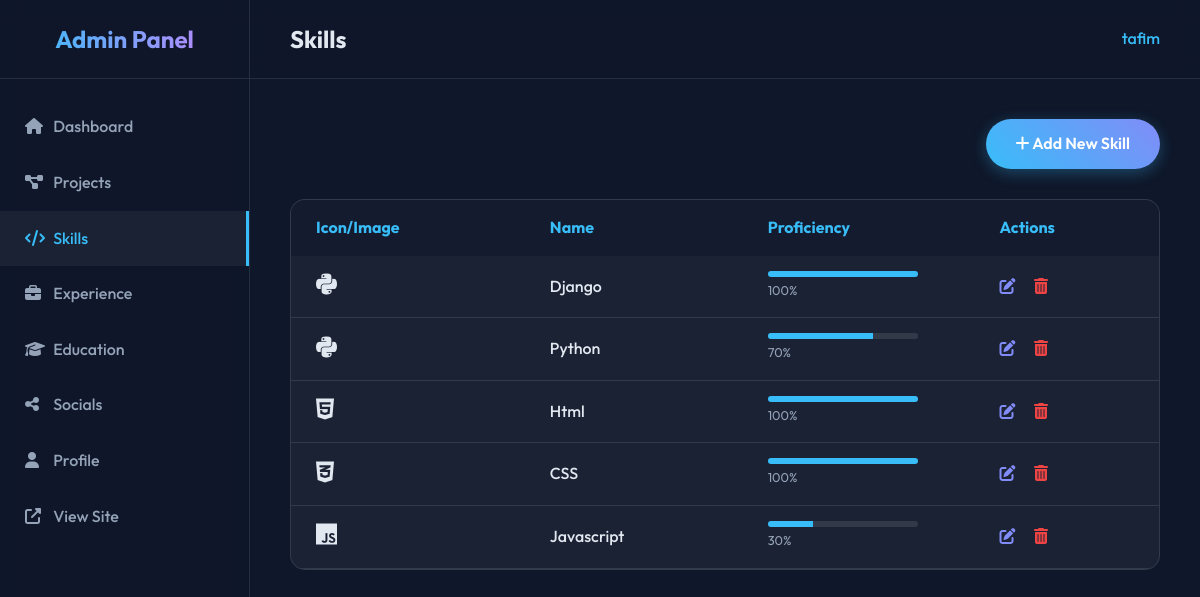
The app's page /dashboard/skills/ (signed in) with its own data.
### portfolio/models.py (models this page shows, shortened)
class Skill(models.Model):
    name = models.CharField(max_length=50)
    proficiency = models.IntegerField(validators=[MinValueValidator(0), MaxValueValidator(100)])
    icon_class = models.CharField(max_length=100, help_text="FontAwesome or RemixIcon class", blank=True)
    image = models.ImageField(upload_to='skills/', blank=True, null=True)

### portfolio/views.py (the view)
# urls.py: path('dashboard/skills/', skill_list, name='skill_list'),
@login_required
@user_passes_test(is_superuser)
def skill_list(request):
    skills = Skill.objects.all()
    return render(request, 'portfolio/admin/skill_list.html', {'skills': skills})

### portfolio/views.py (called while the page is built)
def is_superuser(user):
    return user.is_superuser

### portfolio/templates/portfolio/admin/skill_list.html
{% extends 'portfolio/admin/admin_base.html' %}
{% block header_title %}Skills{% endblock %}
{% block content %}
<div class="action-bar" style="margin-bottom: 30px; display: flex; justify-content: flex-end;" data-aos="fade-left">
    <a href="{% url 'skill_create' %}" class="btn btn-primary"><i class="fas fa-plus"></i> Add New Skill</a>
</div>
<div class="table-container" style="background: var(--glass-bg); border-radius: 15px; overflow: hidden; border: 1px solid var(--glass-border);" data-aos="fade-up" data-aos-delay="100">
    <table style="width: 100%; border-collapse: collapse;">
        <thead>
            <tr style="background: rgba(15, 23, 42, 0.6); text-align: left;">
                <th style="padding: 15px 25px; color: var(--primary-color);">Icon/Image</th>
                <th style="padding: 15px 25px; color: var(--primary-color);">Name</th>
                <th style="padding: 15px 25px; color: var(--primary-color);">Proficiency</th>
                <th style="padding: 15px 25px; color: var(--primary-color);">Actions</th>
            </tr>
        </thead>
        <tbody>
            {% for skill in skills %}
            <tr style="border-bottom: 1px solid var(--glass-border); transition: background 0.3s;" onmouseover="this.style.background='rgba(30, 41, 59, 0.5)'" onmouseout="this.style.background='transparent'">
                <td style="padding: 15px 25px;">
                    {% if skill.image %}
                    <img src="{{ skill.image.url }}" alt="{{ skill.name }}" style="width: 40px; height: 40px; object-fit: contain;">
                    {% elif skill.icon_class %}
                    <i class="{{ skill.icon_class }}" style="font-size: 1.5rem; color: var(--text-color);"></i>
                    {% else %}
                    <div style="width: 40px; height: 40px; background: #334155; border-radius: 5px;"></div>
                    {% endif %}
                </td>
                <td style="padding: 15px 25px; font-weight: 500;">{{ skill.name }}</td>
                <td style="padding: 15px 25px;">
                    <div style="width: 100%; max-width: 150px; height: 6px; background: rgba(255,255,255,0.1); border-radius: 3px; overflow: hidden;">
                        <div style="width: {{ skill.proficiency }}%; height: 100%; background: var(--primary-color);"></div>
                    </div>
                    <span style="font-size: 0.8rem; color: #94a3b8;">{{ skill.proficiency }}%</span>
                </td>
                <td style="padding: 15px 25px;">
                    <a href="{% url 'skill_update' skill.pk %}" style="color: var(--secondary-color); margin-right: 15px;" title="Edit"><i class="fas fa-edit"></i></a>
                    <a href="{% url 'skill_delete' skill.pk %}" style="color: #ef4444;" title="Delete"><i class="fas fa-trash-alt"></i></a>
                </td>
            </tr>
            {% empty %}
            <tr>
                <td colspan="4" style="padding: 30px; text-align: center; color: #94a3b8;">No skills found.</td>
            </tr>
            {% endfor %}
        </tbody>
    </table>
</div>
{% endblock %}

### portfolio/templates/portfolio/admin/admin_base.html (shortened to what this page needs)
{% load static %}
<!DOCTYPE html>
<html lang="en">
<head>
    <link rel="stylesheet" href="https://cdnjs.cloudflare.com/ajax/libs/font-awesome/6.4.0/css/all.min.css">
    <link rel="stylesheet" href="{% static 'css/styles.css' %}">
    <link rel="stylesheet" href="{% static 'css/admin.css' %}">
    <link href="https://unpkg.com/aos@2.3.1/dist/aos.css" rel="stylesheet">
</head>
<body>
    <div class="admin-container">
        <aside class="sidebar">
            <div class="sidebar-header">
                <h2>Admin Panel</h2>
            </div>
            <ul class="sidebar-menu">
                <li><a href="{% url 'dashboard' %}" class="{% if request.resolver_match.url_name == 'dashboard' %}active{% endif %}"><i class="fas fa-home"></i> Dashboard</a></li>
                <li><a href="{% url 'project_list' %}" class="{% if 'project' in request.resolver_match.url_name %}active{% endif %}"><i class="fas fa-project-diagram"></i> Projects</a></li>
                <li><a href="{% url 'skill_list' %}" class="{% if 'skill' in request.resolver_match.url_name %}active{% endif %}"><i class="fas fa-code"></i> Skills</a></li>
                <li><a href="{% url 'experience_list' %}" class="{% if 'experience' in request.resolver_match.url_name %}active{% endif %}"><i class="fas fa-briefcase"></i> Experience</a></li>
                <li><a href="{% url 'education_list' %}" class="{% if 'education' in request.resolver_match.url_name %}active{% endif %}"><i class="fas fa-graduation-cap"></i> Education</a></li>
                <li><a href="{% url 'social_link_list' %}" class="{% if 'social' in request.resolver_match.url_name %}active{% endif %}"><i class="fas fa-share-alt"></i> Socials</a></li>
                <li><a href="{% url 'profile_update' %}" class="{% if 'profile' in request.resolver_match.url_name %}active{% endif %}"><i class="fas fa-user"></i> Profile</a></li>
                <li><a href="{% url 'home' %}" target="_blank"><i class="fas fa-external-link-alt"></i> View Site</a></li>
            </ul>
        </aside>
        <main class="main-content">
            <header class="admin-header" data-aos="fade-down">
                <h3>{% block header_title %}Dashboard{% endblock %}</h3>
                <div class="user-info">
                    <span>{{ request.user.username }}</span>
                </div>
            </header>
            <div class="content-wrapper">
                {% block content %}{% endblock %}
            </div>
        </main>
    </div>
</body>
</html>

### static/css/styles.css (style rules this page uses)
:root { --bg-color: #0f172a; --text-color: #e2e8f0; --primary-color: #38bdf8; --secondary-color: #818cf8; --accent-color: #c084fc; --glass-bg: rgba(255, 255, 255, 0.05); --glass-border: rgba(255, 255, 255, 0.1); --card-bg: rgba(30, 41, 59, 0.7); --nav-bg: rgba(15, 23, 42, 0.8); }
* { margin: 0; padding: 0; box-sizing: border-box; }
body { font-family: 'Outfit', sans-serif; background-color: var(--bg-color); color: var(--text-color); line-height: 1.6; overflow-x: hidden; }
html { scroll-behavior: smooth; }
a { text-decoration: none; color: inherit; transition: all 0.3s ease; }
ul { list-style: none; }
.btn { display: inline-block; padding: 12px 30px; border-radius: 50px; font-weight: 600; cursor: pointer; transition: transform 0.3s, box-shadow 0.3s; }
.btn-primary { background: linear-gradient(45deg, var(--primary-color), var(--secondary-color)); color: #fff; box-shadow: 0 4px 15px rgba(56, 189, 248, 0.3); }

### static/css/admin.css (style rules this page uses)
.admin-container { display: flex; min-height: 100vh; }
.sidebar { width: 250px; background: var(--nav-bg); border-right: 1px solid var(--glass-border); backdrop-filter: blur(10px); display: flex; flex-direction: column; position: fixed; height: 100vh; }
.sidebar-header { padding: 20px; text-align: center; border-bottom: 1px solid var(--glass-border); }
.sidebar-header h2 { background: linear-gradient(to right, var(--primary-color), var(--accent-color)); -webkit-background-clip: text; background-clip: text; -webkit-text-fill-color: transparent; font-size: 1.5rem; }
.sidebar-menu { flex: 1; padding: 20px 0; }
.sidebar-menu li a { display: block; padding: 15px 25px; color: #94a3b8; transition: all 0.3s; font-weight: 500; }
.sidebar-menu li a:hover, .sidebar-menu li a.active { color: var(--primary-color); background: var(--glass-bg); border-right: 3px solid var(--primary-color); }
.sidebar-menu li a i { width: 25px; }
.main-content { flex: 1; margin-left: 250px; display: flex; flex-direction: column; }
.admin-header { padding: 20px 40px; background: var(--nav-bg); border-bottom: 1px solid var(--glass-border); display: flex; justify-content: space-between; align-items: center; backdrop-filter: blur(10px); }
.admin-header h3 { font-size: 1.5rem; color: var(--text-color); }
.user-info { color: var(--primary-color); font-weight: 500; }
.content-wrapper { padding: 40px; flex: 1; overflow-y: auto; }

### records on screen
Skill: name "Django", proficiency "100"
Skill: name "Python", proficiency "70"
Skill: name "Html", proficiency "100"
Skill: name "CSS", proficiency "100"
Skill: name "Javascript", proficiency "30"

### other values on screen
{{ request.user.username }} "tafim"
